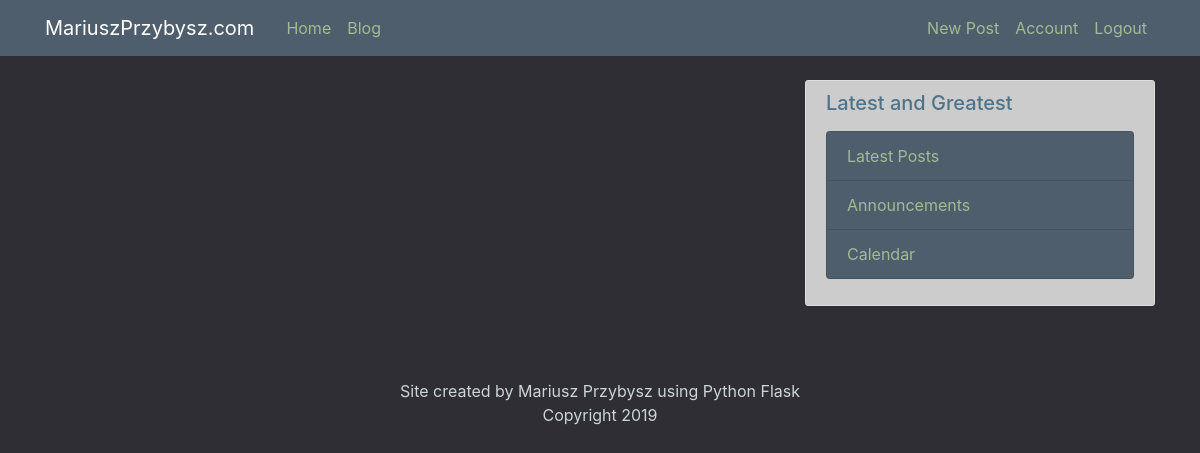
/blog (signed in), run on an earlier commit of the app's database.
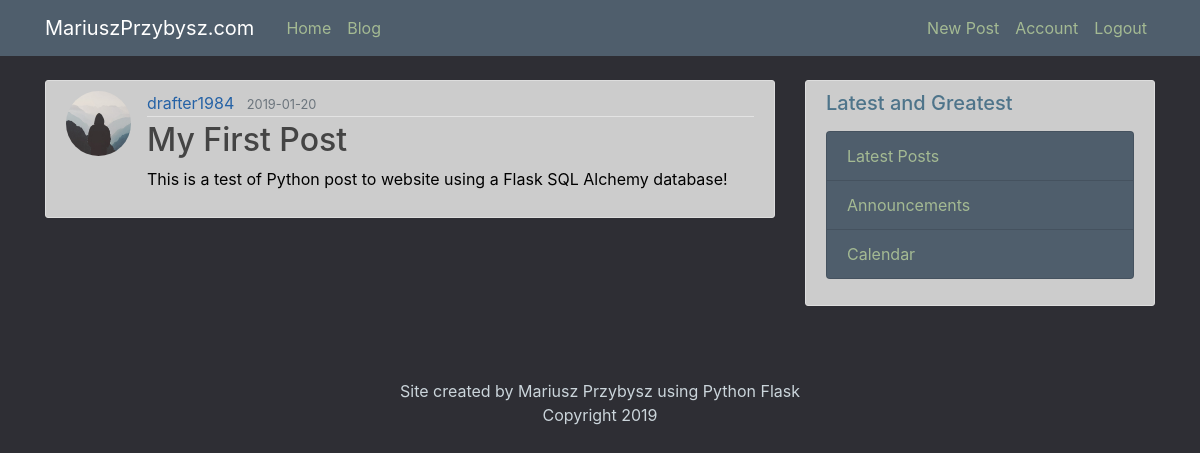
And on a later commit of the database.
### myproject/models.py (models this page shows, shortened)
class Post(db.Model):
    id=db.Column(db.Integer, primary_key=True)
    title=db.Column(db.String(100), nullable=False)
    date_posted=db.Column(db.DateTime, nullable=False, default=datetime.utcnow)
    content=db.Column(db.Text, nullable=False)
    user_id=db.Column(db.Integer, db.ForeignKey('user.id'), nullable=False)

class User(db.Model, UserMixin):
    id=db.Column(db.Integer, primary_key=True)
    username=db.Column(db.String(20), unique=True, nullable=False)
    email=db.Column(db.String(120), unique=True, nullable=False)
    image_file=db.Column(db.String(20), nullable=False, default='default.jpg')
    password=db.Column(db.String(60), nullable=False)
    posts=db.relationship('Post',backref='author',lazy=True)

### myproject/routes.py (the view)
@app.route("/blog")
@login_required
def blog():
    posts = Post.query.all()
    return render_template("blog_page.html",posts=posts,title='Blog')

### myproject/models.py (called while the page is built)
@login_manager.user_loader
def load_user(user_id):
    return User.query.get(int(user_id))

### myproject/templates/blog_page.html
{% extends "layout.html" %}
{% block content %}
    {% for post in posts %}
        <article class="media content-section">
          <img class="rounded-circle article-img" src="{{ url_for('static', filename='profile_pics/' + post.author.image_file) }}">
          <div class="media-body">
            <div class="article-metadata">
              <a class="mr-2" href="#">{{ post.author.username }}</a>
              <small class="text-muted">{{ post.date_posted.strftime('%Y-%m-%d') }}</small>
            </div>
            <h2><a class="article-title" href="{{ url_for('post', post_id=post.id) }}">{{ post.title }}</a></h2>
            <p class="article-content">{{ post.content }}</p>
          </div>
        </article>
    {% endfor %}
{% endblock content %}

### myproject/templates/layout.html (shortened to what this page needs)
<!DOCTYPE html>
<html>
    <head>
		<link rel="stylesheet" href="https://stackpath.bootstrapcdn.com/bootstrap/4.2.1/css/bootstrap.min.css">
		<link rel="stylesheet" type="text/css" href="{{url_for('static',filename='main.css')}}">
    </head>
    <body>
		<header class="site-header">
		  <nav class="navbar navbar-expand-md navbar-dark bg-steel fixed-top">
			<div class="container">
			  <a class="navbar-brand mr-4" href="/">MariuszPrzybysz.com</a>
			  <div class="collapse navbar-collapse" id="navbarToggle">
				<div class="navbar-nav mr-auto">
					{% if current_user.is_authenticated %}
					  <a class="nav-item nav-link" href="{{url_for('home')}}">Home</a>
					  <a class="nav-item nav-link" href="{{url_for('blog')}}">Blog</a>
					{% endif %}
				</div>
				<div class="navbar-nav">
				  {% if current_user.is_authenticated %}
					<a class="nav-item nav-link" href="{{ url_for('new_post') }}">New Post</a>
					<a class="nav-item nav-link" href="{{ url_for('account') }}">Account</a>
					<a class="nav-item nav-link" href="{{ url_for('logout') }}">Logout</a>
				  {% else %}
					<a class="nav-item nav-link" href="{{ url_for('login') }}">Login</a>
					<a class="nav-item nav-link" href="{{ url_for('register') }}">Register</a>
				  {% endif %}
				</div>
			  </div>
			</div>
		  </nav>
		</header>
		<main role="main" class="container">
		  <div class="row">
			  <div class="col-md-8">
				  {% block content %}{% endblock %}
				</div>
			{%if title=="Blog"%}
				<div class="col-md-4">
				  <div class="content-section">
					<h5>Latest and Greatest</h5>
					<p class="article-title">
					  <ul class="list-group">
						<li class="list-group-item sidebarlist">Latest Posts</li>
						<li class="list-group-item sidebarlist">Announcements</li>
						<li class="list-group-item sidebarlist">Calendar</li>
					  </ul>
					</p>
				  </div>
				</div>
			{%endif%}
		  </div>
		</main>
		<div class="footer">
			<footer>
				<br>
				<br>
				<p class="footertext">Site created by Mariusz Przybysz using Python Flask</p>
				<p class="footertext">Copyright 2019</p>
			</footer>
		</div>
    </body>
</html>

### myproject/static/main.css (style rules this page uses)
body { background: #2e2e34; color: #cbd5db; margin-top: 5rem; }
h1, h2, h3, h4, h5, h6 { color: #4e748a; }
footer { padding:5px; }
.footer { width: 100%; text-align: center; }
a { color:#2562a6; }
.footertext { margin:0; }
.sidebarlist { background-color:#4f5e6c;color:#a4ba93; }
.bg-steel { background-color: #4f5e6c; }
.site-header .navbar-nav .nav-link { color: #a4ba93; }
.content-section { background: #cccccc; color: #000000; padding: 10px 20px; border: 1px solid #dddddd; border-radius: 3px; margin-bottom: 20px; }
.article-title { color: #444444; }
.article-content { white-space: pre-line; }
.article-img { height: 65px; width: 65px; margin-right: 16px; }
.article-metadata { padding-bottom: 1px; margin-bottom: 4px; border-bottom: 1px solid #e3e3e3 }

What changed in the data, as far as the page shows it:
added Post: image_file (placeholder picture), author.username "drafter1984", date_posted "2019-01-20", title "My First Post", content "This is a test of Python post to website using a Flask SQL Alchemy database!"
